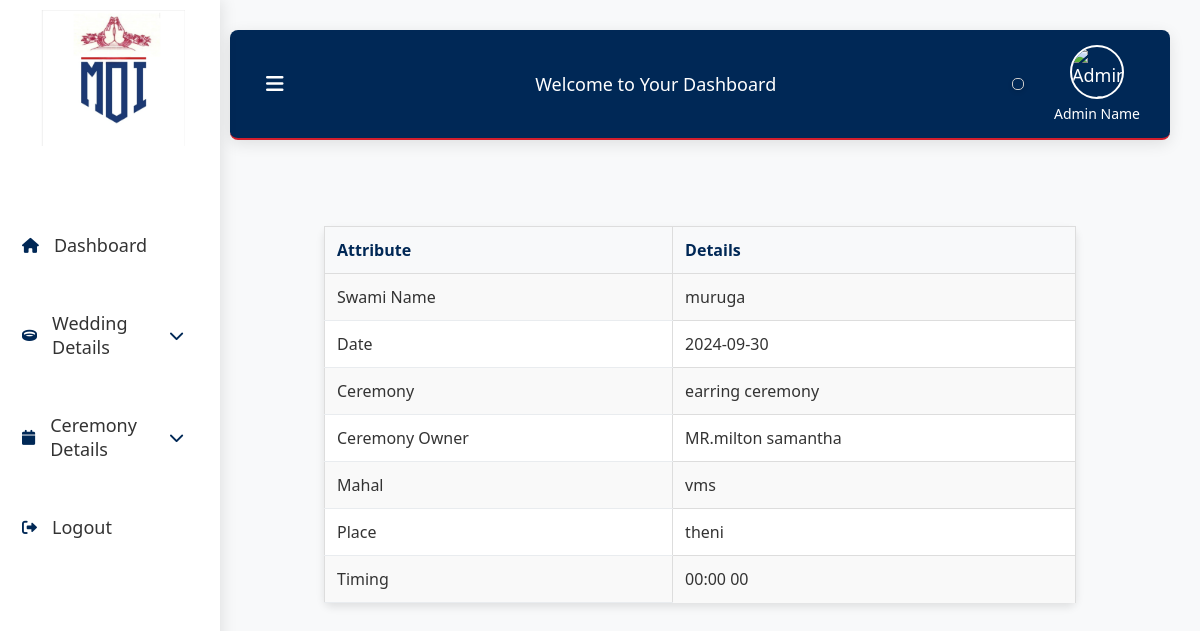
The app's page /function_view.php?id=6 (signed in) with its own data.
### tables this page shows
CREATE TABLE `ceremony` (
  `id` int(11) NOT NULL,
  `swaminame` varchar(225) NOT NULL,
  `date` date NOT NULL DEFAULT current_timestamp(),
  `ceremony` varchar(225) NOT NULL,
  `ceremonyowner` varchar(225) NOT NULL,
  `mahal` varchar(225) NOT NULL,
  `place` varchar(225) NOT NULL,
  `timing` time NOT NULL
);

### function_view.php (the view, shortened to what this page needs)
<?php
include('db.php');
if (isset($_GET['id']) && !empty($_GET['id'])) {
    $id = $con->real_escape_string($_GET['id']);
    $sql = "SELECT * FROM ceremony WHERE id='$id'";
    $result = $con->query($sql);
    if ($result && $result->num_rows > 0) {
        $row = $result->fetch_assoc();
        $swaminame = $row['swaminame'];
        $ceremony = $row['ceremony'];
        $ceremonyowner = $row['ceremonyowner'];
        $date = $row['date'];
        $mahal = $row['mahal'];
        $place = $row['place'];
        $timing = $row['timing'];
        list($hours, $minutes_ampm) = explode(':', $timing);
        $minutes = substr($minutes_ampm, 0, 2);
        $ampm = strtoupper(substr($minutes_ampm, -2));
    } else {
        echo "<p>No record found with ID: $id</p>";
        exit();
    }
} else {
    echo "<p>No ID provided!</p>";
    exit();
}
?>
<!DOCTYPE html>
<html lang="en">
<head>
    <link rel="stylesheet" href="https://cdnjs.cloudflare.com/ajax/libs/font-awesome/6.0.0-beta3/css/all.min.css">
    <link rel="stylesheet" href="https://cdnjs.cloudflare.com/ajax/libs/bootstrap-icons/1.10.5/font/bootstrap-icons.min.css">
</head>
<body>
<div class="sidebar">
<div class="logo">
    <img src="asset/image/img/e11b7541-268d-43bd-8658-22c2cb761d9d.jfif" alt="Logo">
</div>
<ul>
<li><a href="dashboard.php" class="active"><i class="fa fa-home" aria-hidden="true"></i> <span class="trans" data-en="Dashboard">Dashboard</span></a></li>
    <li class="dropdown">
        <a href="#" id="weddingDetailsToggle"><i class="fa fa-ring"></i><span class="trans" data-en="Wedding Details">Wedding Details</span><i class="fa fa-chevron-down"></i></a>
    </li>
    <li class="dropdown">
        <a href="#" id="ceremonyDetailsToggle"><i class="fa fa-calendar"></i><span class="trans" data-en="Ceremony Details">Ceremony Details</span><i class="fa fa-chevron-down"></i></a>
    </li>
    <li><a href="logout.php"><i class="fas fa-sign-out-alt"></i> Logout</a></li>
</ul>
</div>
<div class="main-content">
<div class="header">
    <div class="header-left">
        <button class="toggle-btn" id="toggleBtn"><i class="fas fa-bars"></i></button>
        <div class="trans" data-en="Welcome to Your Dashboard" data-ta="உங்கள் டாஷ்போர்டு">Welcome to Your Dashboard</div>
    </div>
    <div class="header-right">
    <div id="google_translate_element"></div>
        <div class="admin-info">
            <img src="https://cdn.vectorstock.com/i/500p/30/97/flat-business-man-user-profile-avatar-icon-vector-4333097.avif" alt="Admin Image" class="admin-image">
            <div class="admin-name">Admin Name</div>
        </div>
    </div>
</div>
<br>
<br>
<br>
<div class="container">
<table>
        <tr>
            <th>Attribute</th>
            <th>Details</th>
        </tr>
        <tr>
            <td>Swami Name</td>
            <td><?php echo htmlspecialchars($swaminame); ?></td>
        </tr>
        <tr>
            <td>Date</td>
            <td><?php echo htmlspecialchars($date); ?></td>
        </tr>
        <tr>
            <td>Ceremony</td>
            <td><?php echo htmlspecialchars($ceremony); ?></td>
        </tr>
        <tr>
            <td>Ceremony Owner</td>
            <td><?php echo htmlspecialchars($ceremonyowner); ?></td>
        </tr>
        <tr>
            <td>Mahal</td>
            <td><?php echo htmlspecialchars($mahal); ?></td>
        </tr>
        <tr>
            <td>Place</td>
            <td><?php echo htmlspecialchars($place); ?></td>
        </tr>
        <tr>
            <td>Timing</td>
            <td><?php echo htmlspecialchars($hours . ':' . $minutes . ' ' . $ampm); ?></td>
        </tr>
    </table>
</div>
</div>
</body>
</html>

### function_view.php (style rules this page uses)
body { margin: 0; padding: 0; font-family: 'Segoe UI', Tahoma, Geneva, Verdana, sans-serif; background: #f8f9fa; color: #343a40; display: flex; height: 100vh; overflow: hidden; animation: fadeIn 1s ease-in-out; }
.sidebar { width: 200px; background-color: #ffffff; padding: 10px; display: flex; flex-direction: column; justify-content: space-between; position: fixed; height: 100vh; box-shadow: 2px 0 15px rgba(0, 0, 0, 0.1); transition: transform 0.3s ease-in-out; z-index: 1000; overflow-y: auto; }
.main-content { flex: 1; margin-left: 200px; padding: 30px; display: flex; flex-direction: column; overflow-y: auto; transition: margin-left 0.3s ease-in-out; animation: fadeInUp 0.7s ease-in-out; }
.sidebar i { color: #002856; }
.sidebar ul { list-style: none; padding: 0; margin: 0; flex: 1; display: flex; flex-direction: column; margin-top: 30px; }
.sidebar ul li { margin: 15px 0; position: relative; }
.sidebar ul li a { color: #333; text-decoration: none; display: flex; align-items: center; font-size: 18px; padding: 12px; border-radius: 8px; transition: background-color 0.3s ease, color 0.3s ease; }
.sidebar ul li i { margin-right: 15px; font-size: 15px; }
.header { background: linear-gradient(90deg, #002856, #002856); padding: 15px 30px; color: #FFFFFF; font-size: 18px; border-bottom: 2px solid #D21F2D; display: flex; align-items: center; justify-content: space-between; border-radius: 8px; box-shadow: 0 4px 15px rgba(0, 0, 0, 0.1); position: relative; }
.header .header-left { display: flex; align-items: center; flex: 1; }
.header .header-left .toggle-btn { background: none; border: none; color: #FFFFFF; font-size: 20px; cursor: pointer; margin-right: 20px; }
.header .header-left .trans { margin: 0; text-align: center; flex: 1; }
.header .header-right { display: flex; align-items: center; }
.admin-info { display: flex; flex-direction: column; align-items: center; color: #FFFFFF; margin-left: 20px; }
.admin-image { width: 50px; height: 50px; border-radius: 50%; object-fit: cover; border: 2px solid #FFFFFF; margin-bottom: 5px; }
.admin-name { font-size: 14px; color: #FFFFFF; }
.logo { display: flex; justify-content: center; margin-bottom: 30px; }
.logo img { width: 150px; height: auto; }
table { width: 80%; margin: 20px auto; border-collapse: collapse; background-color: #ffffff; border-radius: 8px; box-shadow: 0 4px 8px rgba(0, 0, 0, 0.1); }
table th, table td { border: 1px solid #ddd; padding: 12px; text-align: left; font-size: 16px; color: #333; }
table th { background-color: #f8f9fa; color: #002856; font-weight: bold; }
table tr:nth-child(even) { background-color: #f9f9f9; }
table td { border-bottom: 1px solid #e9ecef; }
table td:last-child { border-bottom: none; }
#google_translate_element { margin: 10px; padding: 5px; border: 1px solid #ccc; border-radius: 5px; background: linear-gradient(90deg, #002856, #002856); box-shadow: 0 2px 5px rgba(0, 0, 0, 0.1); font-family: Arial, sans-serif; text-align: center; }

### records on screen
ceremony: swaminame "muruga", date "2024-09-30", ceremony "earring ceremony", ceremonyowner "MR.milton samantha", mahal "vms", place "theni"

### other values on screen
$hours . ':' . $minutes . ' ' . $ampm "00:00 00"
